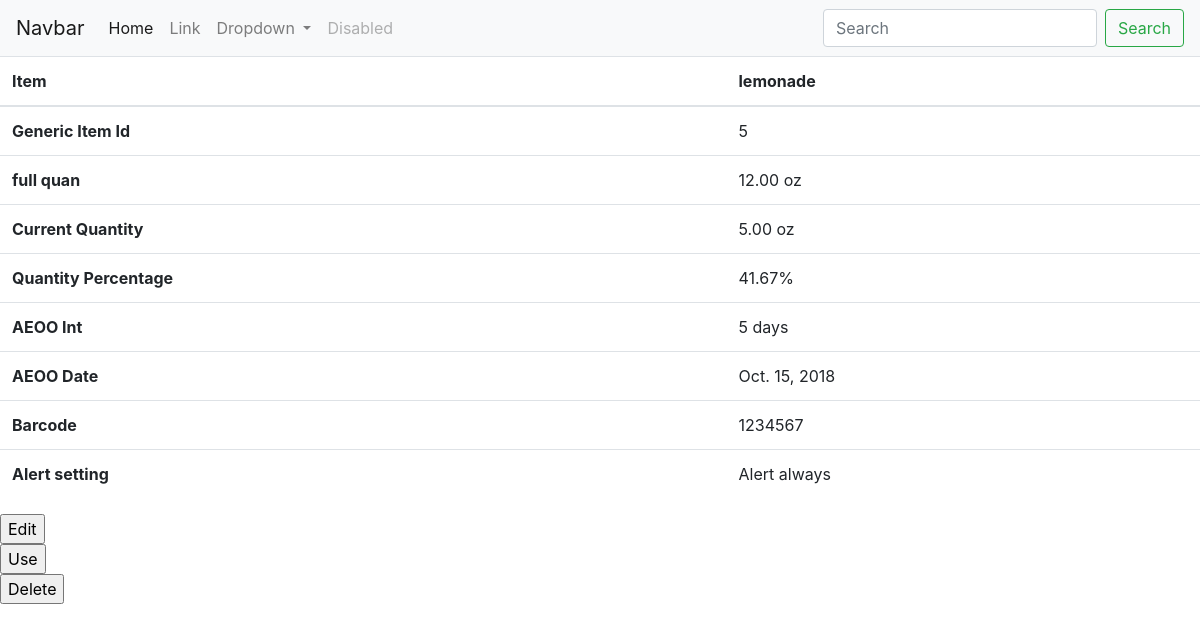
Page /inventory/6/ on the committed database.
### inventory/models.py (models this page shows, shortened)
class Item(models.Model):
    item_alert_choices = (
        ('0', "Don't alert"),
        ('1', "Optional alert"),
        ('2', "Alert always"),
    )
    unit_choices = (
        ('u', "units"),
        ('oz', "oz"),
        ('g', "g"),
    )
    item_name = models.CharField(max_length=30)
    generic_item_id = models.PositiveIntegerField()
    full_quantity = models.DecimalField(max_digits=5, decimal_places=2)
    current_quantity = models.DecimalField(
        blank=True,
        null=True,
        max_digits=5,
        decimal_places=2
    )
    unit = models.CharField(
        max_length=2,
        choices=unit_choices,
        default='g'
    )
    quantity_percentage = models.DecimalField(
        default='100',
        max_digits=5,
        decimal_places=2
    )
    expiry_date = models.DateField(
        blank=True,
        null=True,
    )
    aeoo_bool = models.BooleanField(
        help_text="Set to true if item will expire quicker after it's opened, ex. Meat"
    )
    aeoo_int = models.PositiveIntegerField(
        blank=True,
        null=True,
        help_text='If item is an AEOO item, this is the number of days it will expire after being opened'
    )
    pack_bool = models.BooleanField(help_text='Set to true if item will need a QR code generated for each unit for effective tracking')
    pack_int = models.PositiveIntegerField(
        blank=True,
        null=True,
        help_text='If item is pack item, this is the number of required QR codes for this item'
    )
    aeoo_date = models.DateField(blank=True, null=True)
    barcode = models.CharField(max_length=12)
    indv_barcode = models.CharField(
        max_length=12,
        blank=True,
        help_text='Enter if units within an item are labeled for resale, ex. Beer'
    )
    price = models.DecimalField(
        max_digits=6,
        decimal_places=2,
        blank=True,
        null=True,)
    price_per_quantity = models.DecimalField(
        max_digits=5,
        decimal_places=2,
        blank=True,
        null=True,)
    item_alert = models.CharField(
        max_length=1,
        choices=item_alert_choices,
        default='2'
    )
    def __str__(self):
        return self.item_name

### inventory/views.py (the view)
# urls.py: path('<int:Item_id>/', views.view, name='view'),
def view(request, Item_id):
    item = Item.objects.get(id=Item_id)
    context = {'item': item}
    return render(request, 'inventory/view.html', context)

### inventory/templates/inventory/view.html (shortened to what this page needs)
{% extends "inventory/base.html" %}
{% block content %}
<table class="table">
        <thead>
          <tr>
            <th scope="col">Item</th>
            <th scope="col">{{item}}</th>
          </tr>
        </thead>
        <tbody>
          <tr>
            <th scope="row">Generic Item Id</th>
            <td>{{item.generic_item_id}}</td>
          </tr>
          <tr>
            <th scope="row">full quan</th>
            <td>{{item.full_quantity}} {{item.get_unit_display}}</td>
          </tr>
          <tr>
            <th scope="row">Current Quantity</th>
            <td>{{item.current_quantity}} {{item.get_unit_display}}</td>
          </tr>
          <tr>
            <th scope="row">Quantity Percentage</th>
            <td>{{item.quantity_percentage}}%</td>
          </tr>
          {% if item.aeoo_int %}
          <tr>
            <th scope="row">AEOO Int</th>
            <td>{{item.aeoo_int}} days</td>
          </tr>
          {% endif %}
          {% if item.aeoo_date %}
          <tr>
            <th scope="row">AEOO Date</th>
            <td>{{item.aeoo_date}}</td>
          </tr>
          {% endif %}
          <tr>
            <th scope="row">Barcode</th>
            <td>{{item.barcode}}</td>
          </tr>
          {% if item.item_alert %}
          <tr>
            <th scope="row">Alert setting</th>
            <td>{{item.get_item_alert_display}}</td>
          </tr>
          {% endif %}
        </tbody>
      </table>
      <form action="{% url 'edit' item.id %}">
        <input type="submit" value="Edit" />
      </form>
      <form action="{% url 'use' item.id %}">
        <input type="submit" value="Use" />
      </form>
      <form action="{% url 'delete' item.id %}">
        <input type="submit" value="Delete" />
      </form>
{% endblock %}

### rows in the picture
Item: item_name "lemonade", generic_item_id "5", full_quantity "12.00", unit "oz", current_quantity "5.00", quantity_percentage "41.67", aeoo_int "5", aeoo_date "Oct. 15, 2018", barcode "1234567", item_alert "Alert always"
